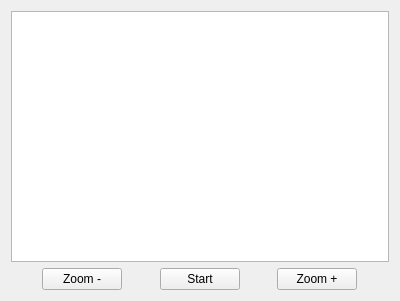
<?xml version="1.0" encoding="UTF-8"?>
<ui version="4.0">
 <class>ekgui</class>
 <widget class="QMainWindow" name="ekgui">
  <property name="geometry">
   <rect>
    <x>0</x>
    <y>0</y>
    <width>400</width>
    <height>301</height>
   </rect>
  </property>
  <property name="windowTitle">
   <string>ekgui</string>
  </property>
  <widget class="QWidget" name="centralWidget">
   <layout class="QVBoxLayout" name="verticalLayout_2">
    <item>
     <widget class="PlotWidget" name="graph"/>
    </item>
    <item>
     <layout class="QHBoxLayout" name="horizontalLayout_2">
      <item>
       <spacer name="horizontalSpacer_3">
        <property name="orientation">
         <enum>Qt::Horizontal</enum>
        </property>
        <property name="sizeHint" stdset="0">
         <size>
          <width>40</width>
          <height>20</height>
         </size>
        </property>
       </spacer>
      </item>
      <item>
       <widget class="QPushButton" name="zoomoutButton">
        <property name="text">
         <string>Zoom -</string>
        </property>
       </widget>
      </item>
      <item>
       <spacer name="horizontalSpacer">
        <property name="orientation">
         <enum>Qt::Horizontal</enum>
        </property>
        <property name="sizeHint" stdset="0">
         <size>
          <width>40</width>
          <height>20</height>
         </size>
        </property>
       </spacer>
      </item>
      <item>
       <widget class="QPushButton" name="plotButton">
        <property name="text">
         <string>Start</string>
        </property>
        <property name="flat">
         <bool>false</bool>
        </property>
       </widget>
      </item>
      <item>
       <spacer name="horizontalSpacer_2">
        <property name="orientation">
         <enum>Qt::Horizontal</enum>
        </property>
        <property name="sizeHint" stdset="0">
         <size>
          <width>40</width>
          <height>20</height>
         </size>
        </property>
       </spacer>
      </item>
      <item>
       <widget class="QPushButton" name="zoominButton">
        <property name="sizePolicy">
         <sizepolicy hsizetype="Minimum" vsizetype="Fixed">
          <horstretch>0</horstretch>
          <verstretch>0</verstretch>
         </sizepolicy>
        </property>
        <property name="text">
         <string>Zoom +</string>
        </property>
       </widget>
      </item>
      <item>
       <spacer name="horizontalSpacer_4">
        <property name="orientation">
         <enum>Qt::Horizontal</enum>
        </property>
        <property name="sizeHint" stdset="0">
         <size>
          <width>40</width>
          <height>20</height>
         </size>
        </property>
       </spacer>
      </item>
     </layout>
    </item>
   </layout>
  </widget>
 </widget>
 <layoutdefault spacing="6" margin="11"/>
 <customwidgets>
  <customwidget>
   <class>PlotWidget</class>
   <extends>QGraphicsView</extends>
   <header>pyqtgraph</header>
  </customwidget>
 </customwidgets>
 <resources/>
 <connections/>
</ui>
